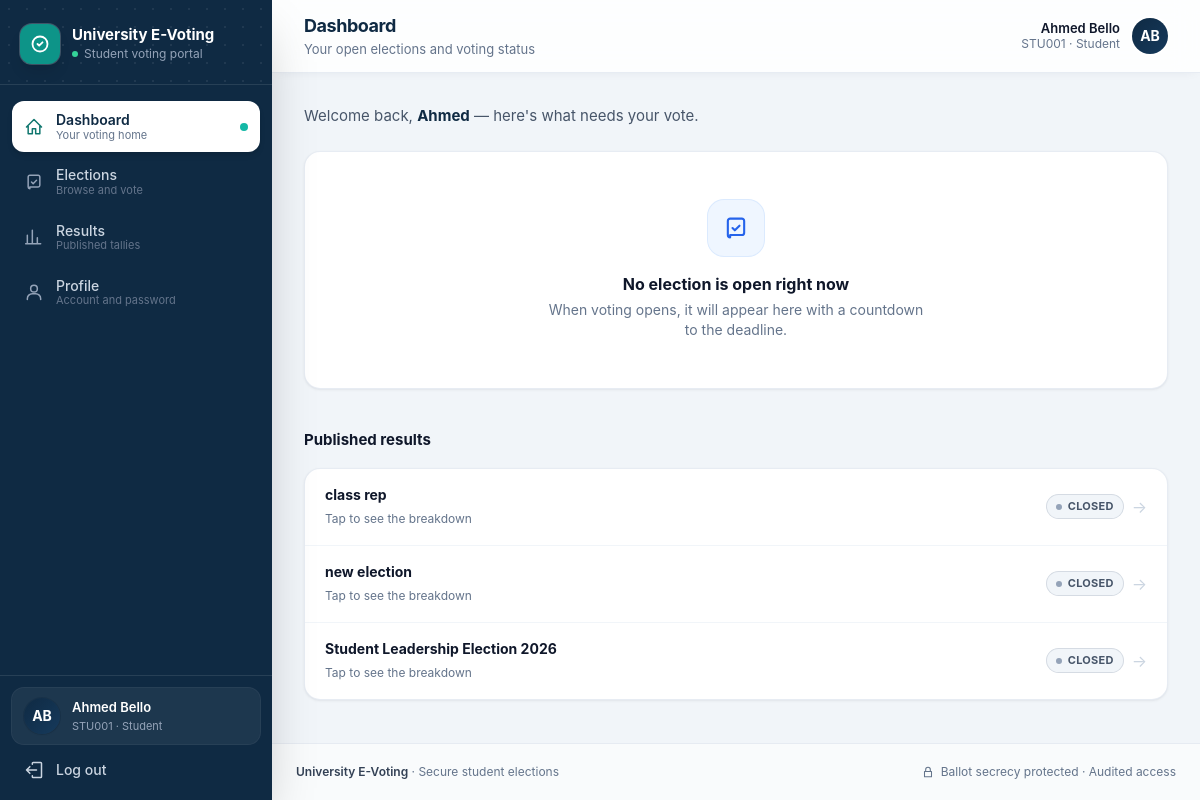
The page /student/dashboard.php (signed in) on the database its author committed.
### tables this page shows
CREATE TABLE settings (
        name TEXT PRIMARY KEY,
        val TEXT NOT NULL
    );

CREATE TABLE users (
        id INTEGER PRIMARY KEY AUTOINCREMENT,
        student_id TEXT NOT NULL UNIQUE,
        name TEXT NOT NULL,
        email TEXT,
        department TEXT,
        password TEXT NOT NULL,
        role TEXT NOT NULL DEFAULT 'student' CHECK (role IN ('admin','student')),
        status TEXT NOT NULL DEFAULT 'active' CHECK (status IN ('active','inactive')),
        created_at TEXT NOT NULL
    );

CREATE TABLE elections (
        id INTEGER PRIMARY KEY AUTOINCREMENT,
        title TEXT NOT NULL,
        description TEXT,
        start_time TEXT NOT NULL,
        end_time TEXT NOT NULL,
        status TEXT NOT NULL DEFAULT 'DRAFT' CHECK (status IN ('DRAFT','UPCOMING','OPEN','CLOSED')),
        created_at TEXT NOT NULL
    );

### includes/db.php (called while the page is built, shortened)
<?php
function db(): PDO
{
    static $pdo = null;
    if ($pdo instanceof PDO) {
        return $pdo;
    }
    $pdo = new PDO('sqlite:' . DB_PATH, null, null, [
        PDO::ATTR_ERRMODE => PDO::ERRMODE_EXCEPTION,
        PDO::ATTR_DEFAULT_FETCH_MODE => PDO::FETCH_ASSOC,
        PDO::ATTR_EMULATE_PREPARES => false,
    ]);
    $pdo->exec('PRAGMA foreign_keys = ON');
    $pdo->exec('PRAGMA busy_timeout = 5000');
    return $pdo;
}
function db_run(string $sql, array $p = []): PDOStatement
{
    $st = db()->prepare($sql);
    $st->execute($p);
    return $st;
}
function db_all(string $sql, array $p = []): array { return db_run($sql, $p)->fetchAll(); }
function db_one(string $sql, array $p = []): ?array
{
    $r = db_run($sql, $p)->fetch();
    return $r === false ? null : $r;
}
function db_val(string $sql, array $p = []) { return db_run($sql, $p)->fetchColumn(); }

### includes/results.php (called while the page is built, shortened)
<?php
function student_result_elections(): array
{
    $where = setting('results_visibility', 'after_close') === 'always' ? "status IN ('OPEN','CLOSED')" : "status = 'CLOSED'";
    return db_all("SELECT * FROM elections WHERE $where ORDER BY end_time DESC");
}
    ?>

### student/dashboard.php (the view, shortened to what this page needs)
<?php
require __DIR__ . '/../includes/layout.php';
$u = require_login('student');
$open = db_all("SELECT * FROM elections WHERE status = 'OPEN' ORDER BY end_time");
$results = student_result_elections();
layout_start('Dashboard', 'dashboard', 'Your open elections and voting status');
?>
<p class="mb-6 text-[15px] text-slate-600">Welcome back, <span class="font-bold text-navy"><?= e(explode(' ', $u['name'])[0]) ?></span> — here's what needs your vote.</p>
<?php if (!$open): ?>
  <div class="empty-state">
    <span class="mx-auto flex h-14 w-14 items-center justify-center rounded-2xl bg-blue-50 text-blue-600 ring-1 ring-blue-100"><?= icon('vote', 'h-7 w-7') ?></span>
    <p class="mt-4 font-bold text-slate-900">No election is open right now</p>
    <p class="mx-auto mt-1 max-w-sm text-sm text-slate-500">When voting opens, it will appear here with a countdown to the deadline.</p>
  </div>
<?php endif; ?>
<?php if ($results): ?>
  <h2 class="mb-4 mt-10 text-[15px] font-bold text-slate-900">Published results</h2>
  <div class="card divide-y divide-slate-100 overflow-hidden">
    <?php foreach (array_slice($results, 0, 5) as $el): ?>
      <a class="group flex items-center justify-between gap-3 px-5 py-4 transition hover:bg-slate-50" href="<?= e(url('student/results.php?election=' . $el['id'])) ?>">
        <span class="min-w-0"><span class="block truncate text-sm font-bold text-slate-900 group-hover:text-blue-700"><?= e($el['title']) ?></span><span class="text-xs text-slate-500">Tap to see the breakdown</span></span>
        <span class="flex shrink-0 items-center gap-2"><?= status_badge($el['status']) ?><span class="text-slate-300 transition group-hover:translate-x-0.5 group-hover:text-blue-600">→</span></span>
      </a>
    <?php endforeach; ?>
  </div>
<?php endif; ?>
<?php layout_end();

### includes/layout.php (shortened to what this page needs)
<?php
require_once __DIR__ . '/bootstrap.php';
require_once __DIR__ . '/results.php';
function icon(string $n, string $c = 'h-5 w-5'): string
{
    static $p = [
        'home' => 'M3 12l9-9 9 9M5 10v10h5v-6h4v6h5V10',
        'calendar' => 'M8 3v4m8-4v4M4 10h16M5 5h14a1 1 0 011 1v14a1 1 0 01-1 1H5a1 1 0 01-1-1V6a1 1 0 011-1z',
        'briefcase' => 'M4 8h16v11H4zM9 8V5h6v3M4 13h16',
        'id' => 'M3 5h18v14H3zM7 10h4M7 14h3M15 10h2M15 14h2',
        'users' => 'M16 19v-1a4 4 0 00-4-4H8a4 4 0 00-4 4v1M10 11a3.5 3.5 0 100-7 3.5 3.5 0 000 7zM20 19v-1a4 4 0 00-3-3.9M16 4.2a3.5 3.5 0 010 6.6',
        'user' => 'M12 12a4 4 0 100-8 4 4 0 000 8zM4 21v-1a6 6 0 016-6h4a6 6 0 016 6v1',
        'chart' => 'M4 20V10m6 10V4m6 16v-7m4 7H2',
        'shield' => 'M12 3l8 3v6c0 5-3.5 8-8 9-4.5-1-8-4-8-9V6l8-3zM9 12l2 2 4-4',
        'cog' => 'M4 6h10M18 6h2M4 12h4M12 12h8M4 18h12M20 18h0M14 4v4M8 10v4M16 16v4',
        'logout' => 'M15 12H3m0 0l4-4m-4 4l4 4M10 5V4a1 1 0 011-1h9a1 1 0 011 1v16a1 1 0 01-1 1h-9a1 1 0 01-1-1v-1',
        'check' => 'M9 12l2 2 4-4M21 12a9 9 0 11-18 0 9 9 0 0118 0z',
        'lock' => 'M6 11h12v9H6zM8 11V8a4 4 0 118 0v3',
        'menu' => 'M4 6h16M4 12h16M4 18h16',
        'vote' => 'M9 12l2 2 4-4m-8 8h10a2 2 0 002-2V6a2 2 0 00-2-2H7a2 2 0 00-2 2v12a2 2 0 002 2z',
        'spark' => 'M12 3l1.9 4.6L18.5 9.5l-4.6 1.9L12 16l-1.9-4.6L5.5 9.5l4.6-1.9L12 3zM19 15l.9 2.1L22 18l-2.1.9L19 21l-.9-2.1L16 18l2.1-.9L19 15z',
        'clock' => 'M12 21a9 9 0 100-18 9 9 0 000 18zM12 7v5l3 2',
        'alert' => 'M12 9v4m0 4h.01M10.3 3.9L1.8 18a2 2 0 001.7 3h17a2 2 0 001.7-3L13.7 3.9a2 2 0 00-3.4 0z',
        'info' => 'M12 22a10 10 0 100-20 10 10 0 000 20zM12 16v-4m0-4h.01',
    ];
    return '<svg class="' . $c . '" fill="none" viewBox="0 0 24 24" stroke="currentColor" stroke-width="1.8" stroke-linecap="round" stroke-linejoin="round" aria-hidden="true"><path d="' . ($p[$n] ?? '') . '"/></svg>';
}
function nav_items(string $role): array
{
    return [
        ['student/dashboard.php', 'Dashboard', 'home', 'dashboard', 'Your voting home'],
        ['student/election.php', 'Elections', 'vote', 'elections', 'Browse and vote'],
        ['student/results.php', 'Results', 'chart', 'results', 'Published tallies'],
        ['student/profile.php', 'Profile', 'user', 'profile', 'Account and password'],
    ];
}
function avatar(string $name, ?string $photo, string $size = 'h-12 w-12'): string
{
    $ini = '';
    foreach (array_slice(preg_split('/\s+/', trim($name)), 0, 2) as $w) {
        $ini .= strtoupper(substr($w, 0, 1));
    }
    return '<span class="' . $size . ' inline-flex shrink-0 items-center justify-center rounded-2xl bg-gradient-to-br from-navy to-navy-light text-sm font-bold text-white shadow-sm ring-1 ring-navy-dark/20">' . e($ini ?: '•') . '</span>';
}
function layout_start(string $title, string $active = '', string $subtitle = ''): void
{
    $u = current_user();
    $inst = setting('institution_name', 'University E-Voting');
    $items = $u ? nav_items($u['role']) : [];
    ?><!DOCTYPE html>
<html lang="en" class="h-full">
<head>
<link rel="stylesheet" href="<?= e(url('assets/css/app.css')) ?>">
</head>
<body class="h-full font-sans text-slate-800 antialiased">
<div class="min-h-full lg:flex">
  <aside id="sidebar" class="fixed inset-y-0 left-0 z-40 flex w-[17rem] -translate-x-full flex-col bg-navy text-slate-300 shadow-2xl transition-transform duration-200 print:hidden lg:sticky lg:top-0 lg:h-screen lg:translate-x-0 lg:shrink-0">
    <div class="relative overflow-hidden border-b border-white/10 px-5 pb-5 pt-6">
      <div class="bg-dots-white pointer-events-none absolute inset-0 opacity-40"></div>
      <div class="relative flex items-center gap-3">
        <span class="flex h-10 w-10 items-center justify-center rounded-xl bg-teal-600 text-white shadow-lg ring-1 ring-white/20">
          <svg class="h-5 w-5" fill="none" viewBox="0 0 24 24" stroke="currentColor" stroke-width="2.2" stroke-linecap="round" stroke-linejoin="round"><path d="M9 12l2 2 4-4M21 12a9 9 0 11-18 0 9 9 0 0118 0z"/></svg>
        </span>
        <div class="min-w-0">
          <p class="truncate text-[15px] font-bold leading-tight text-white"><?= e($inst) ?></p>
          <p class="mt-0.5 flex items-center gap-1.5 text-xs text-slate-400"><span class="inline-block h-1.5 w-1.5 rounded-full bg-emerald-400"></span><?= $u && $u['role'] === 'admin' ? 'Election administration' : 'Student voting portal' ?></p>
        </div>
      </div>
    </div>
    <nav class="flex-1 space-y-1 overflow-y-auto px-3 py-4" aria-label="Primary">
      <?php foreach ($items as [$href, $label, $ic, $key, $desc]): $on = $active === $key; ?>
        <a href="<?= e(url($href)) ?>" class="group flex items-center gap-3 rounded-xl px-3 py-2.5 text-sm transition-all <?= $on ? 'bg-white font-semibold text-navy shadow-md' : 'font-medium text-slate-300 hover:bg-white/[.07] hover:text-white' ?>" <?= $on ? 'aria-current="page"' : '' ?>>
          <span class="<?= $on ? 'text-teal-700' : 'text-slate-400 group-hover:text-slate-200' ?>"><?= icon($ic) ?></span>
          <span class="min-w-0 flex-1 leading-tight"><?= e($label) ?><span class="block text-[11px] font-normal <?= $on ? 'text-slate-500' : 'text-slate-500 group-hover:text-slate-400' ?>"><?= e($desc) ?></span></span>
          <?php if ($on): ?><span class="h-2 w-2 shrink-0 rounded-full bg-teal-500"></span><?php endif; ?>
        </a>
      <?php endforeach; ?>
    </nav>
    <?php if ($u): ?>
    <div class="border-t border-white/10 p-3">
      <div class="mb-2 flex items-center gap-3 rounded-xl bg-white/[.06] px-3 py-2.5 ring-1 ring-white/10">
        <?= avatar($u['name'], null, 'h-9 w-9 !rounded-full') ?>
        <div class="min-w-0 flex-1">
          <p class="truncate text-[13px] font-semibold text-white"><?= e($u['name']) ?></p>
          <p class="truncate text-[11px] text-slate-400"><?= e($u['student_id']) ?> · <?= $u['role'] === 'admin' ? 'Admin' : 'Student' ?></p>
        </div>
      </div>
      <form method="post" action="<?= e(url('logout.php')) ?>">
        <button type="submit" class="flex w-full items-center gap-3 rounded-xl px-3 py-2 text-sm font-medium text-slate-300 transition hover:bg-white/[.07] hover:text-white"><?= icon('logout') ?>Log out</button>
      </form>
    </div>
    <?php endif; ?>
  </aside>
  <div class="flex min-w-0 flex-1 flex-col">
    <header class="sticky top-0 z-20 border-b border-slate-200/80 bg-white/85 px-4 py-3 shadow-[0_1px_12px_-6px_rgb(15_42_67/.15)] backdrop-blur-md print:hidden sm:px-6 lg:px-8">
      <div class="mx-auto flex w-full max-w-6xl items-center gap-3">
        <div class="min-w-0">
          <h1 class="truncate text-[17px] font-bold tracking-tight text-navy sm:text-lg"><?= e($title) ?></h1>
          <?php if ($subtitle): ?><p class="truncate text-[13px] text-slate-500"><?= e($subtitle) ?></p><?php endif; ?>
        </div>
        <?php if ($u): ?>
          <div class="ml-auto flex items-center gap-3">
            <div class="hidden text-right sm:block">
              <p class="text-[13px] font-semibold leading-tight text-slate-900"><?= e($u['name']) ?></p>
              <p class="text-xs text-slate-500"><?= e($u['student_id']) ?> · <?= $u['role'] === 'admin' ? 'Administrator' : 'Student' ?></p>
            </div>
            <?= avatar($u['name'], null, 'h-9 w-9 !rounded-full ring-2 ring-white shadow') ?>
          </div>
        <?php endif; ?>
      </div>
    </header>
    <main class="mx-auto w-full max-w-6xl flex-1 p-4 sm:p-6 lg:p-8">
<?php
}
function layout_end(): void
{
    ?>
    </main>
    <footer class="border-t border-slate-200/80 bg-white/60 px-6 py-5 print:hidden">
      <div class="mx-auto flex w-full max-w-6xl flex-col items-center justify-between gap-2 text-xs text-slate-500 sm:flex-row">
        <p><span class="font-semibold text-slate-700"><?= e(setting('institution_name', 'University E-Voting')) ?></span> · Secure student elections</p>
        <p class="flex items-center gap-1.5"><?= icon('lock', 'h-3.5 w-3.5') ?> Ballot secrecy protected · Audited access</p>
      </div>
    </footer>
  </div>
</div>
</body>
</html>
<?php
}

### includes/bootstrap.php (shortened to what this page needs)
<?php
require_once __DIR__ . '/db.php';
function e($v): string { return htmlspecialchars((string) $v, ENT_QUOTES | ENT_SUBSTITUTE, 'UTF-8'); }
function url(string $path = ''): string { return BASE_URL . '/' . ltrim($path, '/'); }
function setting(string $name, string $default = ''): string
{
    $v = db_val('SELECT val FROM settings WHERE name = ?', [$name]);
    return $v === false ? $default : (string) $v;
}
function current_user(): ?array
{
    static $loaded = false, $user = null;
    if (!$loaded) {
        $loaded = true;
        $user = db_one('SELECT id,student_id,name,email,department,role,status FROM users WHERE id = ?', [$_SESSION['uid']]);
    }
    return $user;
}
function require_login(?string $role = null): array
{
    $u = current_user();
    return $u;
}
    ?><!DOCTYPE html>
</div></body></html><?php
function status_badge(string $s): string
{
    $map = [
        'OPEN' => 'bg-emerald-50 text-emerald-700 ring-emerald-600/20', 'CLOSED' => 'bg-slate-100 text-slate-600 ring-slate-500/20',
        'UPCOMING' => 'bg-amber-50 text-amber-800 ring-amber-600/25', 'DRAFT' => 'bg-slate-100 text-slate-500 ring-slate-500/15',
        'active' => 'bg-emerald-50 text-emerald-700 ring-emerald-600/20', 'inactive' => 'bg-red-50 text-red-700 ring-red-600/20',
        'withdrawn' => 'bg-amber-50 text-amber-800 ring-amber-600/25',
    ];
    $dot = [
        'OPEN' => 'bg-emerald-500', 'active' => 'bg-emerald-500',
        'UPCOMING' => 'bg-amber-500', 'withdrawn' => 'bg-amber-500',
        'CLOSED' => 'bg-slate-400', 'DRAFT' => 'bg-slate-400', 'inactive' => 'bg-red-500',
    ][$s] ?? 'bg-slate-400';
    return '<span class="badge ' . ($map[$s] ?? 'bg-slate-100 text-slate-600 ring-slate-500/15') . '"><span class="h-1.5 w-1.5 rounded-full ' . $dot . '"></span>' . e(strtoupper($s)) . '</span>';
}

### rows shown on the page
settings: val "University E-Voting"
users: name "Ahmed Bello", student "STU001", name "Ahmed"
elections: title "class rep", status "CLOSED"
elections: title "new election", status "CLOSED"
elections: title "Student Leadership Election 2026", status "CLOSED"

### other values the page prints
$label "Dashboard"
$desc "Your voting home"
$label "Elections"
$desc "Browse and vote"
$label "Results"
$desc "Published tallies"
$label "Profile"
$desc "Account and password"
$ini ?: '•' "AB AB"
$title "Dashboard"
$subtitle "Your open elections and voting status"
